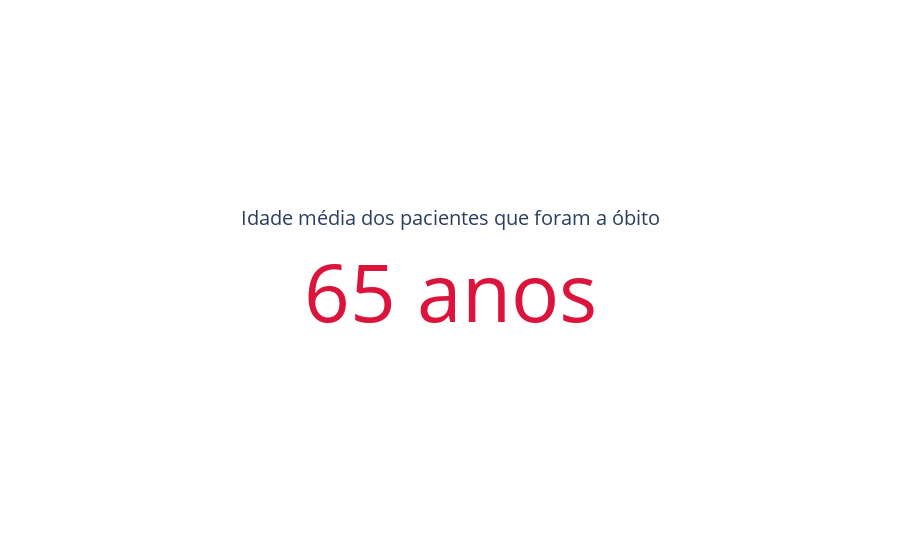

Source (notebook cell):
### Markdown cell above
## 4. Qual a idade média dos pacientes que foram a óbito?

Nessa etapa, vamos explorar a variável ```NU_IDADE_N```, que não possui valores 
nulos e representa a idade do paciente.

### Code cell
# Gerando uma figure
fig = go.Figure()

# Adicionando o indicador
fig.add_trace(go.Indicator(
    mode = "number",
    value = data.query("EVOLUCAO == 'Óbito'")["NU_IDADE_N"].mean(),
    title = {"text": "Idade média dos pacientes que foram a óbito"},
    delta = None,
    number = {'suffix': " anos", 'font': {'color': 'crimson'}}))

### Figure 1 — Plotly figure (JSON) as saved in the notebook; plotly's stock layout.template omitted (floating-point values rounded to 4 significant figures)
{"data": [{"mode": "number", "number": {"font": {"color": "crimson"}, "suffix": " anos"}, "title": {"text": "Idade média dos pacientes que foram a óbito"}, "type": "indicator", "value": 64.97}], "layout": {}}
